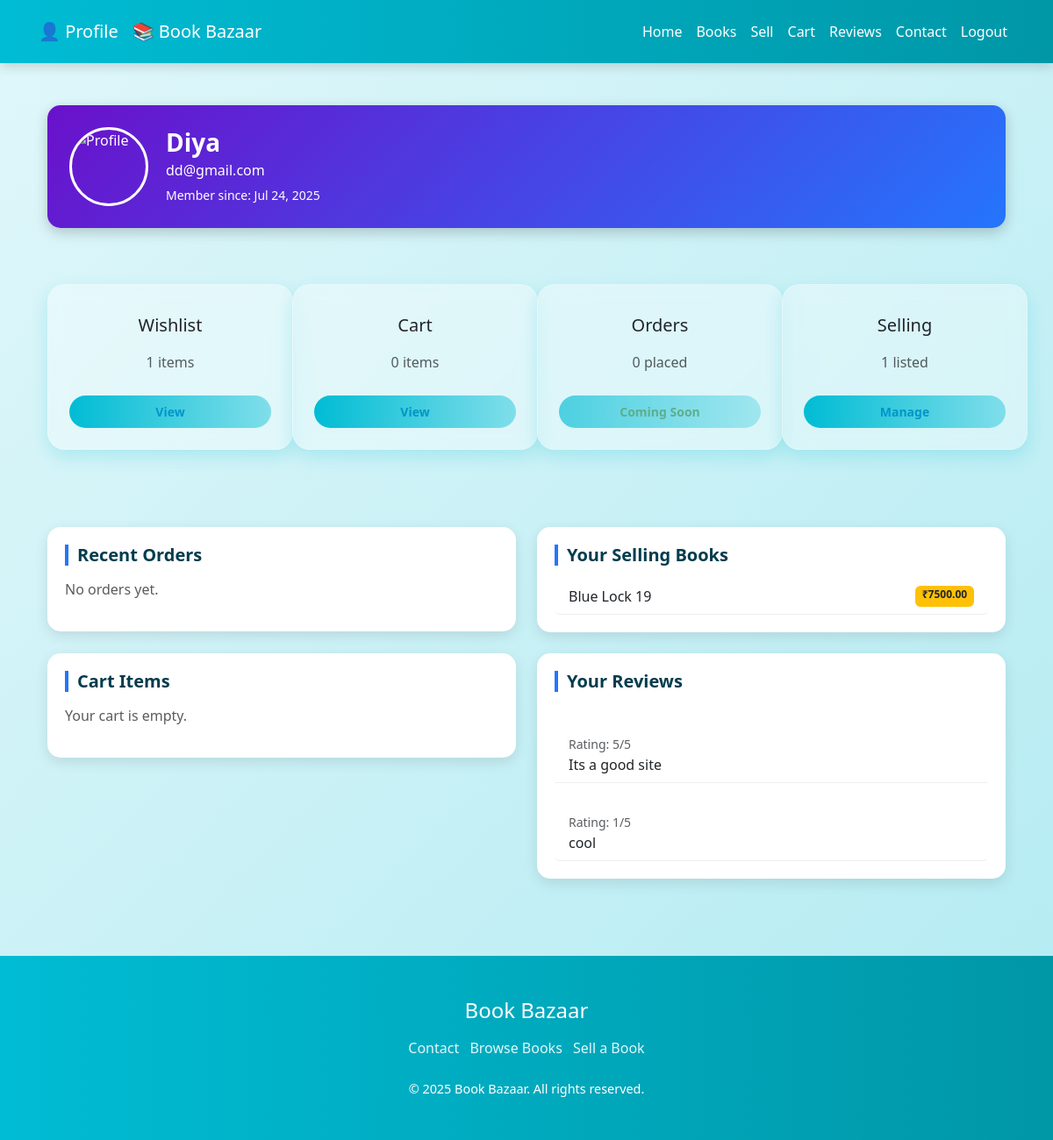
/profile/ (signed in), run on the app's committed database.
### book_app/models.py (models this page shows, shortened)
class Book(models.Model):
    name = models.CharField(max_length=100)
    email = models.EmailField()
    phone = models.CharField(max_length=15)
    book_title = models.CharField(max_length=200)
    author = models.CharField(max_length=100)
    condition = models.CharField(max_length=50)
    price = models.DecimalField(max_digits=10, decimal_places=2)
    book_photo = models.ImageField(upload_to='book_photos/', blank=True, null=True)
    description = models.TextField(blank=True, null=True)

class Review(models.Model):
    user = models.ForeignKey(User, on_delete=models.CASCADE)
    rating = models.IntegerField()
    comment = models.TextField()
    created_at = models.DateTimeField(auto_now_add=True)

### book_app/views.py (the view)
# urls.py: path('profile/', profile_view, name='profile'),
@login_required
def profile_view(request):
    user = request.user
    orders = Order.objects.filter(buyer=user).select_related("book")
    selling_books = Book.objects.filter(email=user.email)
    wishlist = Wishlist.objects.filter(user=user).select_related("book")
    cart = Cart.objects.filter(user=user).first()
    cart_items = cart.items.select_related("book") if cart else []
    reviews = Review.objects.filter(user=user)
    login_history = LoginActivity.objects.filter(user=user).order_by("-login_time")
    payments = Payment.objects.filter(user=user)
    return render(request, "profile.html", {
        "user": user,
        "orders": orders,
        "selling_books": selling_books,
        "wishlist": wishlist,
        "cart_items": cart_items,
        "reviews": reviews,
        "login_history": login_history,
        "payments": payments,
    })

### templates/profile.html (shortened to what this page needs)
{% extends "base.html" %}
{% load static %}
{% block body %}
<div class="container mt-5">
    <div class="profile-card mb-5">
        <img src="{% static 'images/default-avatar.png' %}" alt="Profile">
        <div>
            <h3>{{ user.username }}</h3>
            <p class="mb-1">{{ user.email }}</p>
            <small>Member since: {{ user.date_joined|date:"M d, Y" }}</small>
        </div>
    </div>
    <div class="row text-center mb-5">
        <div class="col-md-3 mb-4">
            <div class="card action-box p-4">
                <h5>Wishlist</h5>
                <p class="text-muted">{{ wishlist.count|default:"0" }} items</p>
                <a href="{% url 'wishlist_view' %}" class="btn btn-outline-danger btn-sm">View</a>
            </div>
        </div>
        <div class="col-md-3 mb-4">
            <div class="card action-box p-4">
                <h5>Cart</h5>
                <p class="text-muted">{{ cart_items|length|default:"0" }} items</p>
                <a href="{% url 'view_cart' %}" class="btn btn-outline-primary btn-sm">View</a>
            </div>
        </div>
        <div class="col-md-3 mb-4">
            <div class="card action-box p-4">
                <h5>Orders</h5>
                <p class="text-muted">{{ orders.count|default:"0" }} placed</p>
                <a href="#" class="btn btn-outline-success btn-sm disabled">Coming Soon</a>
            </div>
        </div>
        <div class="col-md-3 mb-4">
            <div class="card action-box p-4">
                <h5>Selling</h5>
                <p class="text-muted">{{ selling_books.count|default:"0" }} listed</p>
                <a href="{% url 'selling' %}" class="btn btn-outline-warning btn-sm">Manage</a>
            </div>
        </div>
    </div>
    <div class="row">
        <div class="col-md-6 mb-4">
            <div class="section-card">
                <h5>Recent Orders</h5>
                {% if orders %}
                    <ul class="list-group">
                        {% for order in orders|slice:":5" %}
                            <li class="list-group-item d-flex justify-content-between">
                                Order #{{ order.id }}
                                <span class="badge bg-success">Placed</span>
                            </li>
                        {% endfor %}
                    </ul>
                {% else %}
                    <p class="text-muted">No orders yet.</p>
                {% endif %}
            </div>
        </div>
        <div class="col-md-6 mb-4">
            <div class="section-card">
                <h5>Your Selling Books</h5>
                {% if selling_books %}
                    <ul class="list-group">
                        {% for book in selling_books|slice:":5" %}
                            <li class="list-group-item d-flex justify-content-between">
                                {{ book.book_title }}
                                <span class="badge bg-warning text-dark">₹{{ book.price }}</span>
                            </li>
                        {% endfor %}
                    </ul>
                {% else %}
                    <p class="text-muted">No books listed for sale.</p>
                {% endif %}
            </div>
        </div>
        <div class="col-md-6 mb-4">
            <div class="section-card">
                <h5>Cart Items</h5>
                {% if cart_items %}
                    <ul class="list-group">
                        {% for item in cart_items|slice:":5" %}
                            <li class="list-group-item d-flex justify-content-between">
                                {{ item.book.book_title }}
                                <span class="badge bg-primary">₹{{ item.book.price }}</span>
                            </li>
                        {% endfor %}
                    </ul>
                {% else %}
                    <p class="text-muted">Your cart is empty.</p>
                {% endif %}
            </div>
        </div>
        <div class="col-md-6 mb-4">
            <div class="section-card">
                <h5>Your Reviews</h5>
                {% if reviews %}
                    <ul class="list-group">
                        {% for review in reviews|slice:":5" %}
                            <li class="list-group-item">
                                <strong>{{ review.book.book_title }}</strong><br>
                                <small class="text-muted">Rating: {{ review.rating }}/5</small><br>
                                {{ review.comment }}
                            </li>
                        {% endfor %}
                    </ul>
                {% else %}
                    <p class="text-muted">No reviews submitted.</p>
                {% endif %}
            </div>
        </div>
    </div>
</div>
{% endblock %}

### book_app/static/book_app/style.css (style rules this page uses)
* { margin: 0; padding: 0; box-sizing: border-box; }
html, body { font-family: 'Poppins', sans-serif; background: linear-gradient(to bottom right, #dff6fd, #a0e7ff); min-height: 100vh; overflow-x: hidden; }
.card { background: rgba(255, 255, 255, 0.9); border-radius: 20px; padding: 30px; width: 280px; text-align: center; box-shadow: 0 10px 25px rgba(0, 0, 0, 0.1); transition: transform 0.3s ease, box-shadow 0.3s ease; }
.card p { color: #555; margin-top: 10px; }
.card a { display: inline-block; margin-top: 10px; font-weight: bold; color: #0096c7; text-decoration: none; }

### templates/profile.html (style rules this page uses)
.profile-card { background: linear-gradient(135deg, #6a11cb 0%, #2575fc 100%); color: white; border-radius: 15px; padding: 25px; display: flex; align-items: center; box-shadow: 0 5px 15px rgba(0,0,0,0.2); }
.profile-card img { border: 3px solid #fff; border-radius: 50%; margin-right: 20px; width: 90px; height: 90px; object-fit: cover; }
.profile-card h3 { margin: 0; font-weight: bold; }
.profile-card p { margin: 2px 0; }
.action-box { border-radius: 15px; transition: transform 0.2s ease-in-out, box-shadow 0.2s ease-in-out; background: #f8f9fa; }
.section-card { border-radius: 15px; padding: 20px; background: #fff; box-shadow: 0 5px 15px rgba(0,0,0,0.1); }
.section-card h5 { border-left: 4px solid #2575fc; padding-left: 10px; margin-bottom: 15px; font-weight: bold; }
.list-group-item { border: none; border-bottom: 1px solid #eee; }

### templates/base.html (style rules this page uses)
* { margin: 0; padding: 0; box-sizing: border-box; }
body { font-family: 'Segoe UI', sans-serif; background: linear-gradient(135deg, #e0f7fa, #b2ebf2); color: #003c4d; }
.btn { border-radius: 20px; font-weight: 600; padding: 0.5rem 1.2rem; background: linear-gradient(to right, #00bcd4, #80deea); color: white; border: none; transition: 0.3s ease-in-out; }
.card { background: rgba(255, 255, 255, 0.35); backdrop-filter: blur(10px); -webkit-backdrop-filter: blur(10px); border-radius: 20px; box-shadow: 0 8px 20px rgba(0, 188, 212, 0.2); border: 1px solid rgba(255, 255, 255, 0.2); margin: 1rem 0; transition: 0.3s; }

### data on the page
Book: book_title "Blue Lock 19", price "7500.00"
Review: rating "5", comment "Its a good site"
Review: rating "1", comment "cool"

### other printed values
{{ user.username }} "Diya"
{{ user.email }} "dd@gmail.com"
{{ user.date_joined|date:"M d, Y" }} "Jul 24, 2025"
{{ wishlist.count|default:"0" }} "1"
{{ cart_items|length|default:"0" }} "0"
{{ orders.count|default:"0" }} "0"
{{ selling_books.count|default:"0" }} "1"
